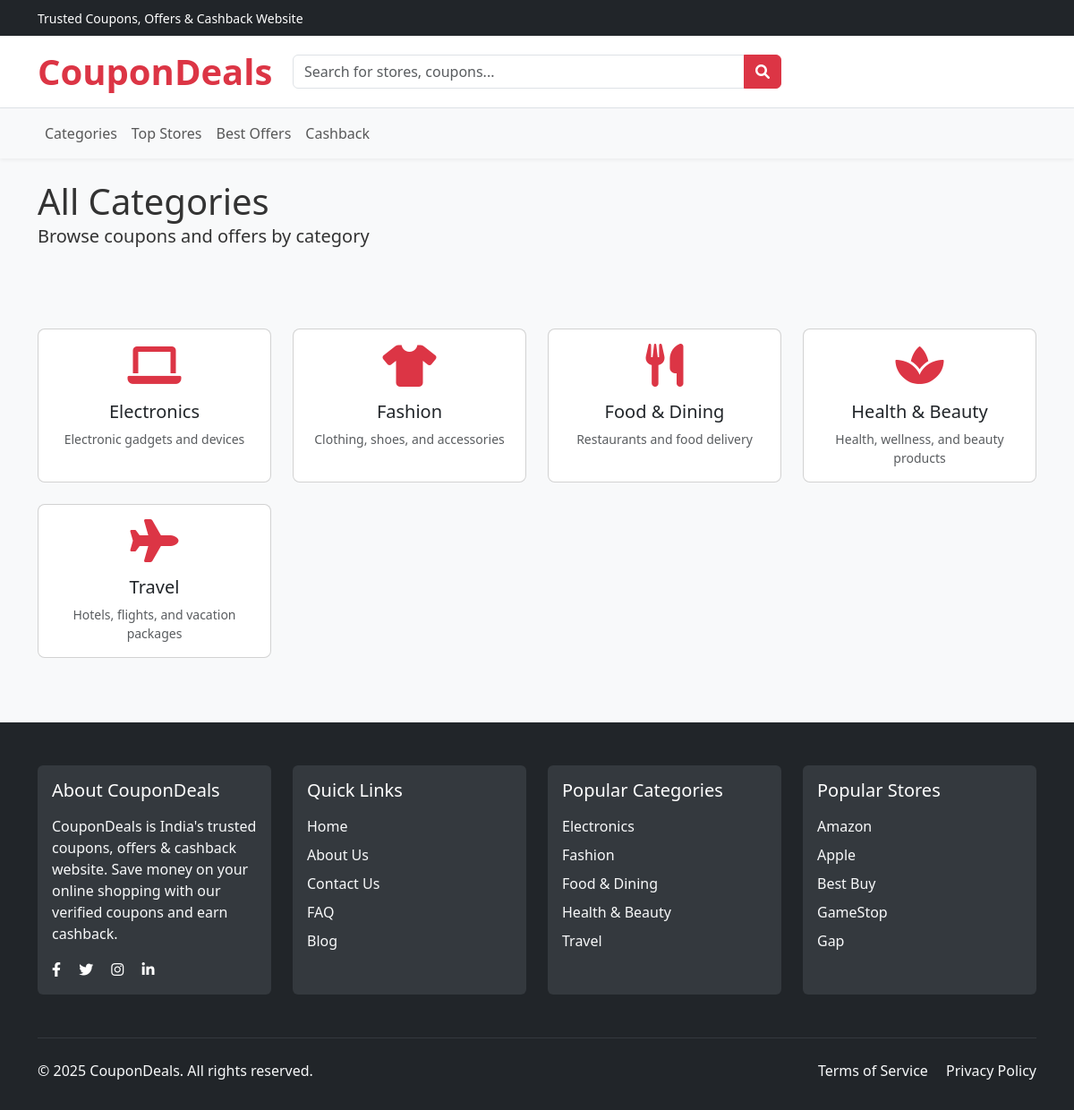
/categories.php, run on the app's committed database.
### tables this page shows
CREATE TABLE IF NOT EXISTS categories (
    id INT AUTO_INCREMENT PRIMARY KEY,
    name VARCHAR(100) NOT NULL,
    slug VARCHAR(100) NOT NULL UNIQUE,
    description TEXT,
    icon VARCHAR(255),
    status ENUM('active', 'inactive') DEFAULT 'active',
    created_at TIMESTAMP DEFAULT CURRENT_TIMESTAMP,
    updated_at TIMESTAMP DEFAULT CURRENT_TIMESTAMP ON UPDATE CURRENT_TIMESTAMP
);

CREATE TABLE IF NOT EXISTS stores (
    id INT AUTO_INCREMENT PRIMARY KEY,
    name VARCHAR(100) NOT NULL,
    slug VARCHAR(100) NOT NULL UNIQUE,
    logo VARCHAR(255),
    description TEXT,
    website_url VARCHAR(255),
    cashback_percent DECIMAL(5,2),
    is_featured BOOLEAN DEFAULT FALSE,
    status ENUM('active', 'inactive') DEFAULT 'active',
    created_at TIMESTAMP DEFAULT CURRENT_TIMESTAMP,
    updated_at TIMESTAMP DEFAULT CURRENT_TIMESTAMP ON UPDATE CURRENT_TIMESTAMP
);

### categories.php (the view)
<?php include 'includes/header.php'; ?>
<?php
$categories = [];
$sql = "SELECT * FROM categories WHERE status = 'active' ORDER BY name ASC";
$result = $conn->query($sql);
if ($result->num_rows > 0) {
    while($row = $result->fetch_assoc()) {
        $categories[] = $row;
    }
}
?>
<section class="py-4 bg-light">
    <div class="container">
        <h1 class="mb-0">All Categories</h1>
        <p class="lead">Browse coupons and offers by category</p>
    </div>
</section>
<section class="py-5">
    <div class="container">
        <?php if (empty($categories)): ?>
            <div class="alert alert-info">No categories found.</div>
        <?php else: ?>
            <div class="row">
                <?php foreach ($categories as $category): ?>
                    <div class="col-md-3 col-6 mb-4">
                        <a href="category.php?slug=<?php echo $category['slug']; ?>" class="text-decoration-none">
                            <div class="card store-card h-100">
                                <div class="card-body text-center">
                                    <i class="fas <?php echo $category['icon']; ?> fa-3x text-danger mb-3"></i>
                                    <h5 class="card-title"><?php echo $category['name']; ?></h5>
                                    <p class="card-text small text-muted"><?php echo substr($category['description'], 0, 60); ?><?php echo strlen($category['description']) > 60 ? '...' : ''; ?></p>
                                </div>
                            </div>
                        </a>
                    </div>
                <?php endforeach; ?>
            </div>
        <?php endif; ?>
    </div>
</section>
<?php include 'includes/footer.php'; ?>

### includes/footer.php (shortened to what this page needs)
</main>
    <footer class="bg-dark text-white pt-5 pb-3">
        <div class="container">
            <div class="row">
                <div class="col-md-3 mb-4">
                    <div class="bg-secondary bg-opacity-25 p-3 rounded h-100">
                        <h5 class="mb-3 text-white">About CouponDeals</h5>
                        <p class="text-light">CouponDeals is India's trusted coupons, offers & cashback website. Save money on your online shopping with our verified coupons and earn cashback.</p>
                        <div class="social-links">
                            <a href="#" class="text-white me-3 hover-opacity"><i class="fab fa-facebook-f"></i></a>
                            <a href="#" class="text-white me-3 hover-opacity"><i class="fab fa-twitter"></i></a>
                            <a href="#" class="text-white me-3 hover-opacity"><i class="fab fa-instagram"></i></a>
                            <a href="#" class="text-white hover-opacity"><i class="fab fa-linkedin-in"></i></a>
                        </div>
                    </div>
                </div>
                <div class="col-md-3 mb-4">
                    <div class="bg-secondary bg-opacity-25 p-3 rounded h-100">
                        <h5 class="mb-3 text-white">Quick Links</h5>
                        <ul class="list-unstyled">
                            <li class="mb-2"><a href="index.php" class="text-light text-decoration-none hover-opacity">Home</a></li>
                            <li class="mb-2"><a href="about.php" class="text-light text-decoration-none hover-opacity">About Us</a></li>
                            <li class="mb-2"><a href="contact.php" class="text-light text-decoration-none hover-opacity">Contact Us</a></li>
                            <li class="mb-2"><a href="faq.php" class="text-light text-decoration-none hover-opacity">FAQ</a></li>
                            <li class="mb-2"><a href="blog.php" class="text-light text-decoration-none hover-opacity">Blog</a></li>
                        </ul>
                    </div>
                </div>
                <div class="col-md-3 mb-4">
                    <div class="bg-secondary bg-opacity-25 p-3 rounded h-100">
                        <h5 class="mb-3 text-white">Popular Categories</h5>
                        <ul class="list-unstyled">
                            <?php
                            $sql = "SELECT * FROM categories WHERE status = 'active' ORDER BY name ASC LIMIT 5";
                            $result = $conn->query($sql);
                            if ($result->num_rows > 0) {
                                while($row = $result->fetch_assoc()) {
                                    echo '<li class="mb-2"><a href="category.php?slug=' . $row['slug'] . '" class="text-light text-decoration-none hover-opacity">' . $row['name'] . '</a></li>';
                                }
                            }
                            ?>
                        </ul>
                    </div>
                </div>
                <div class="col-md-3 mb-4">
                    <div class="bg-secondary bg-opacity-25 p-3 rounded h-100">
                        <h5 class="mb-3 text-white">Popular Stores</h5>
                        <ul class="list-unstyled">
                            <?php
                            $sql = "SELECT * FROM stores WHERE status = 'active' ORDER BY name ASC LIMIT 5";
                            $result = $conn->query($sql);
                            if ($result->num_rows > 0) {
                                while($row = $result->fetch_assoc()) {
                                    echo '<li class="mb-2"><a href="store.php?slug=' . $row['slug'] . '" class="text-light text-decoration-none hover-opacity">' . $row['name'] . '</a></li>';
                                }
                            }
                            ?>
                        </ul>
                    </div>
                </div>
            </div>
            <hr class="my-4 border-secondary">
            <div class="row">
                <div class="col-md-6 mb-3">
                    <p class="mb-0 text-light">&copy; <?php echo date('Y'); ?> CouponDeals. All rights reserved.</p>
                </div>
                <div class="col-md-6 text-md-end mb-3">
                    <a href="terms.php" class="text-light text-decoration-none me-3 hover-opacity">Terms of Service</a>
                    <a href="privacy.php" class="text-light text-decoration-none hover-opacity">Privacy Policy</a>
                </div>
            </div>
        </div>
    </footer>
</body>
</html>

### assets/css/style.css (style rules this page uses)
body { font-family: "Segoe UI", Tahoma, Geneva, Verdana, sans-serif; background-color: #f8f9fa; color: #333; }
.store-card { border-radius: 8px; overflow: hidden; transition: transform 0.3s ease, box-shadow 0.3s ease; height: 100%; }
footer { background-color: #1a1a1a; }
footer .hover-opacity { transition: opacity 0.3s ease; }
footer .bg-secondary.bg-opacity-25 { transition: transform 0.3s ease, box-shadow 0.3s ease; }
section { scroll-margin-top: 80px; }
html { scroll-behavior: smooth; }

### data on the page
categories: name "Electronics", description "Electronic gadgets and devices"
categories: name "Fashion", description "Clothing, shoes, and accessories"
categories: name "Food & Dining", description "Restaurants and food delivery"
categories: name "Health & Beauty", description "Health, wellness, and beauty products"
categories: name "Travel", description "Hotels, flights, and vacation packages"
stores: name "Amazon"
stores: name "Apple"
stores: name "Best Buy"
stores: name "GameStop"
stores: name "Gap"
